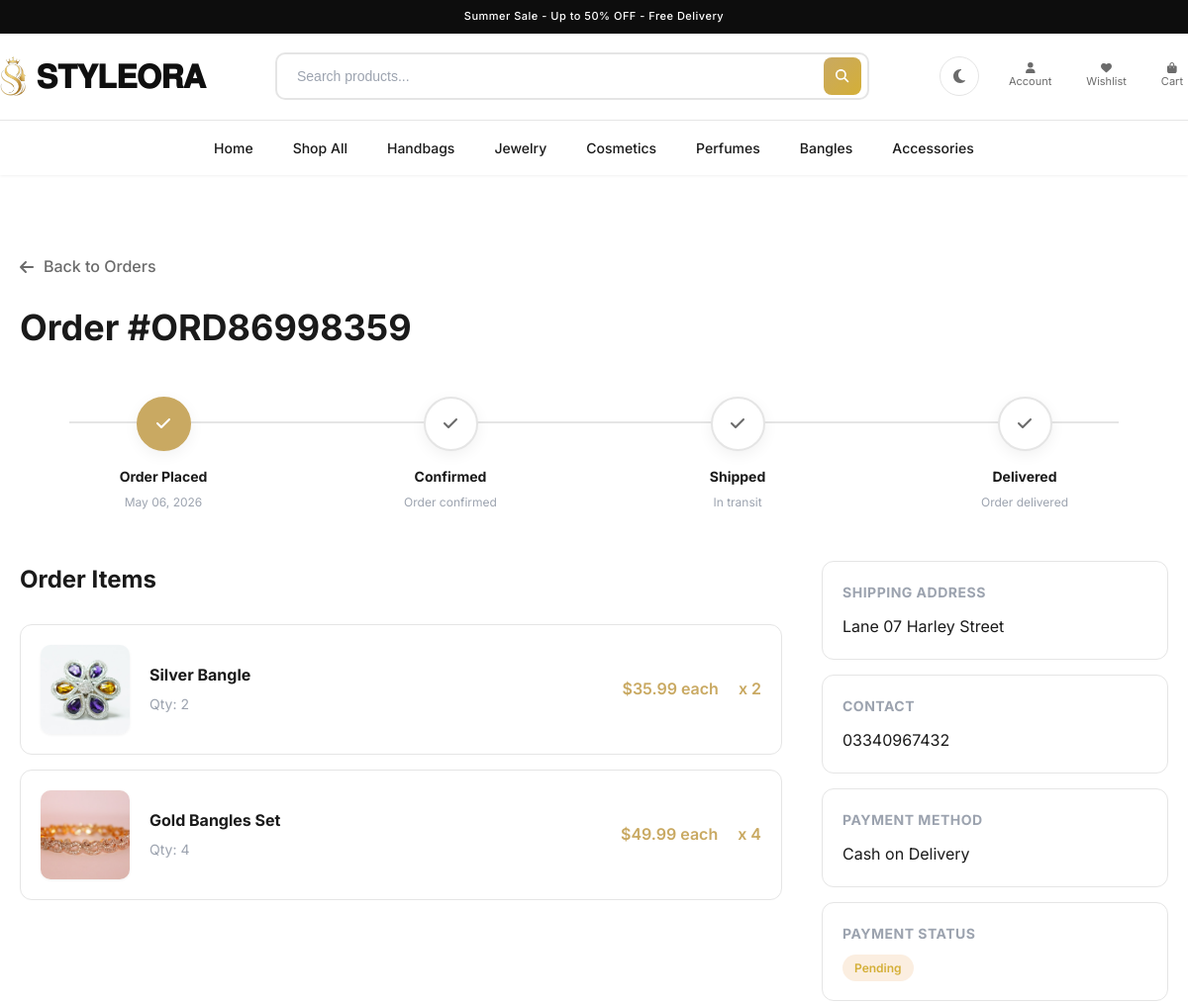
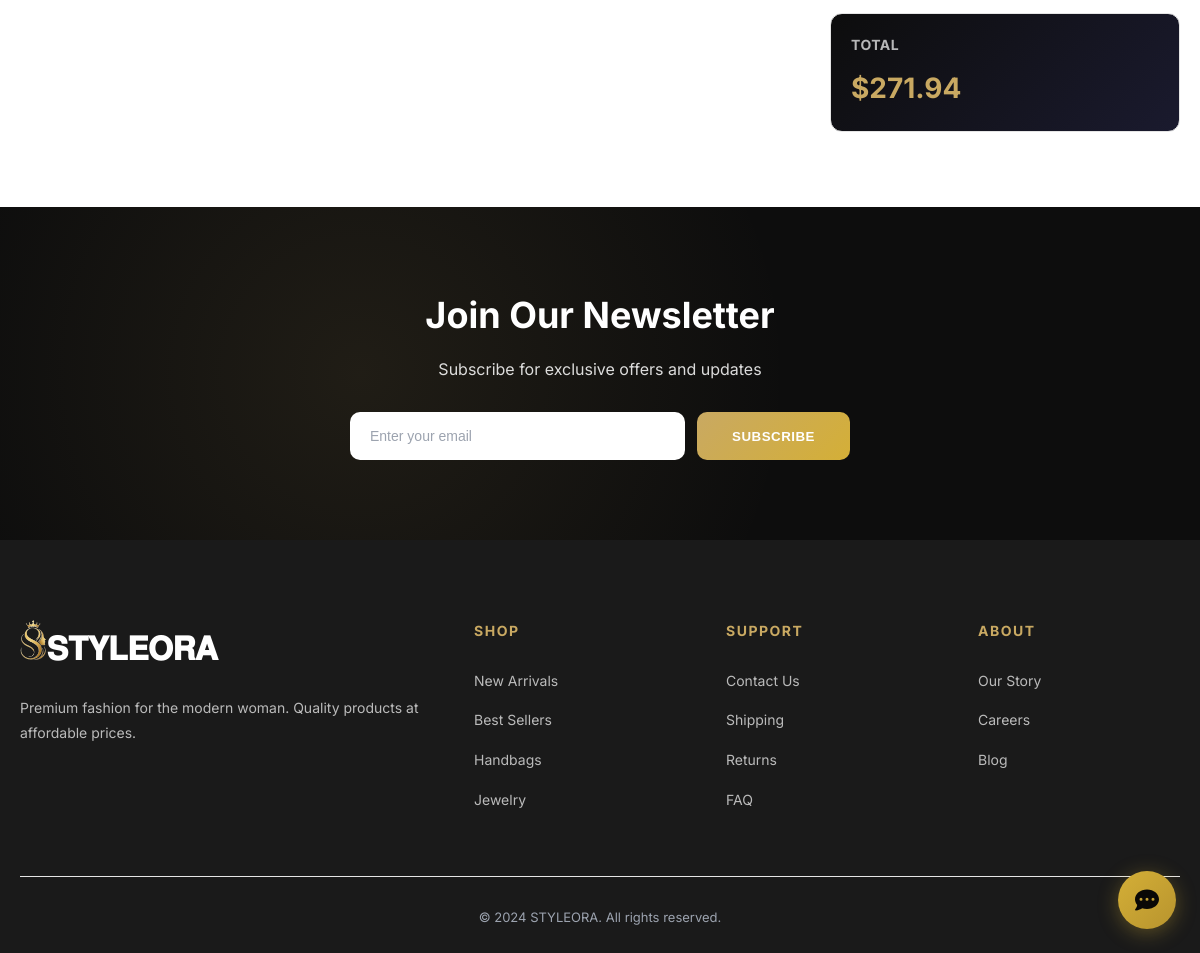
The page /order/ORD86998359/ (signed in) on the database its author committed (2 pictures, top to bottom).
### store/models.py (models this page shows, shortened)
class Order(models.Model):
    STATUS_CHOICES = [
        ('pending', 'Pending'),
        ('confirmed', 'Confirmed'),
        ('shipped', 'Shipped'),
        ('delivered', 'Delivered'),
        ('cancelled', 'Cancelled'),
    ]
    PAYMENT_STATUS = [
        ('pending', 'Pending'),
        ('paid', 'Paid'),
        ('failed', 'Failed'),
    ]
    PAYMENT_METHOD = [
        ('cod', 'Cash on Delivery'),
        ('online', 'Online Payment'),
    ]
    user = models.ForeignKey(User, on_delete=models.CASCADE, related_name='orders')
    order_number = models.CharField(max_length=20, unique=True)
    status = models.CharField(max_length=20, choices=STATUS_CHOICES, default='pending')
    payment_status = models.CharField(max_length=20, choices=PAYMENT_STATUS, default='pending')
    payment_method = models.CharField(max_length=20, choices=PAYMENT_METHOD, default='cod')
    total_amount = models.DecimalField(max_digits=10, decimal_places=2)
    shipping_address = models.TextField()
    phone = models.CharField(max_length=20)
    notes = models.TextField(blank=True)
    created_at = models.DateTimeField(auto_now_add=True)
    updated_at = models.DateTimeField(auto_now=True)
    class Meta:
        ordering = ['-created_at']

class OrderItem(models.Model):
    order = models.ForeignKey(Order, on_delete=models.CASCADE, related_name='items')
    product = models.ForeignKey(Product, on_delete=models.PROTECT)
    quantity = models.IntegerField(default=1)
    price = models.DecimalField(max_digits=10, decimal_places=2)

class Product(models.Model):
    name = models.CharField(max_length=200)
    slug = models.SlugField(unique=True)
    category = models.ForeignKey(Category, on_delete=models.CASCADE, related_name='products')
    description = models.TextField()
    price = models.DecimalField(max_digits=10, decimal_places=2)
    discount_price = models.DecimalField(max_digits=10, decimal_places=2, blank=True, null=True)
    image = models.ImageField(upload_to='products/')
    images = models.JSONField(default=list)
    stock = models.IntegerField(default=0)
    brand = models.CharField(max_length=100, blank=True)
    is_available = models.BooleanField(default=True)
    is_featured = models.BooleanField(default=False)
    is_trending = models.BooleanField(default=False)
    created_at = models.DateTimeField(auto_now_add=True)
    updated_at = models.DateTimeField(auto_now=True)
    class Meta:
        ordering = ['-created_at']

### store/views.py (the view)
# urls.py: path('order/<str:order_number>/', views.order_detail, name='order_detail'),
@login_required
def order_detail(request, order_number):
    order = get_object_or_404(Order, order_number=order_number, user=request.user)
    context = {'order': order}
    return render(request, 'store/order_detail.html', context)

### templates/store/order_detail.html (shortened to what this page needs)
{% extends 'store/base.html' %}
{% load static %}
{% block content %}
<section class="order-detail-page">
    <div class="container">
        <div class="order-header">
            <a href="{% url 'order_history' %}" class="back-link"><i class="fas fa-arrow-left"></i> Back to Orders</a>
            <h1>Order #{{ order.order_number }}</h1>
        </div>
        <div class="order-status-timeline">
            <div class="status-step {% if order.status != 'pending' %}completed{% endif %} {% if order.status == 'pending' %}active{% endif %}">
                <div class="step-icon"><i class="fas fa-check"></i></div>
                <div class="step-info">
                    <h3>Order Placed</h3>
                    <p>{{ order.created_at|date:"F d, Y" }}</p>
                </div>
            </div>
            <div class="status-step {% if order.status in 'confirmed,shipped,delivered' %}completed{% endif %} {% if order.status == 'confirmed' %}active{% endif %}">
                <div class="step-icon"><i class="fas fa-check"></i></div>
                <div class="step-info">
                    <h3>Confirmed</h3>
                    <p>Order confirmed</p>
                </div>
            </div>
            <div class="status-step {% if order.status in 'shipped,delivered' %}completed{% endif %} {% if order.status == 'shipped' %}active{% endif %}">
                <div class="step-icon"><i class="fas fa-check"></i></div>
                <div class="step-info">
                    <h3>Shipped</h3>
                    <p>In transit</p>
                </div>
            </div>
            <div class="status-step {% if order.status == 'delivered' %}completed{% endif %} {% if order.status == 'delivered' %}active{% endif %}">
                <div class="step-icon"><i class="fas fa-check"></i></div>
                <div class="step-info">
                    <h3>Delivered</h3>
                    <p>Order delivered</p>
                </div>
            </div>
        </div>
        <div class="order-layout">
            <div class="order-items-detail">
                <h2>Order Items</h2>
                {% for item in order.items.all %}
                <div class="order-item">
                    <img src="{{ item.product.image.url }}" alt="{{ item.product.name }}">
                    <div class="item-details">
                        <h3>{{ item.product.name }}</h3>
                        <p>Qty: {{ item.quantity }}</p>
                    </div>
                    <div class="item-price">${{ item.price }} each</div>
                    <div class="item-total">x {{ item.quantity }}</div>
                </div>
                {% endfor %}
            </div>
            <div class="order-info-sidebar">
                <div class="info-card">
                    <h3>Shipping Address</h3>
                    <p>{{ order.shipping_address }}</p>
                </div>
                <div class="info-card">
                    <h3>Contact</h3>
                    <p>{{ order.phone }}</p>
                </div>
                <div class="info-card">
                    <h3>Payment Method</h3>
                    <p>{{ order.get_payment_method_display }}</p>
                </div>
                <div class="info-card">
                    <h3>Payment Status</h3>
                    <span class="payment-status {{ order.payment_status }}">{{ order.get_payment_status_display }}</span>
                </div>
                <div class="info-card total-card">
                    <h3>Total</h3>
                    <span class="total-amount">${{ order.total_amount }}</span>
                </div>
            </div>
        </div>
    </div>
</section>
{% endblock %}

### templates/store/base.html (style rules this page uses)
* { margin: 0; padding: 0; box-sizing: border-box; }
:root { --primary: #0f0f0f; --primary-hover: #2a2a2a; --secondary: #c9a962; --accent: #d4af37; --accent-light: #e8c547; --success: #10b981; --danger: #dc2626; --bg: #ffffff; --bg-alt: #f8f8f8; --card-bg: #ffffff; --card-bg-alt: #f5f5f5; --section-alt: #f8f8f8; --light: #f8f8f8; --white: #ffffff; --text: #1a1a1a; --text-light: #6b6b6b; --text-muted: #9ca3af; --heading-fg: #0f0f0f; --link-fg: #c9a962; --link-hover: #d4af37; --btn-fg: #ffffff; --btn-fg-hover: #ffffff; --btn-outline-fg: #c9a962; --btn-dark-fg: #ffffff; --input-bg: #ffffff; --input-fg: #1a1a1a; --input-border: #d1d5db; --input-placeholder: #9ca3af; --input-focus-border: #c9a962; --input-focus-shadow: rgba(201, 169, 98, 0.15); --border: #e5e5e5; --border-light: #f0f0f0; --shadow-sm: 0 1px 3px rgba(0,0,0,0.06); --shadow-md: 0 4px 15px rgba(0,0,0,0.06); --shadow-lg: 0 8px 25px rgba(0,0,0,0.08); --shadow-gold: 0 4px 15px rgba(201, 169, 98, 0.15); --shadow-gold-lg: 0 8px 25px rgba(201, 169, 98, 0.3); --icon-color: #6b6b6b; --icon-hover: #c9a962; --badge-fg: #ffffff; --footer-bg: #1a1a1a; --footer-text: #ffffff; --footer-link: rgba(255,255,255,0.7); --hero-bg: #0d0d0d; --hero-text: #ffffff; --nav-link: #1a1a1a; --nav-link-hover: #c9a962; --nav-active: #c9a962; --selection-bg: #c9a962; --selection-fg: #ffffff; --scrollbar-track: #f0f0f0; --scrollbar-thumb: #c9a962; --overlay-bg: rgba(0,0,0,0.5); --gradient-overlay: linear-gradient(transparent, rgba(0,0,0,0.7)); --price-fg: #c9a962; --price-old: #9ca3af; --code-bg: #f5f5f5; --code-fg: #1a1a1a; --star-color: #c9a962; --toolbar-bg: #ffffff; --toggle-icon: '\f185'; }
::placeholder { color: var(--input-placeholder); opacity: 1; }
body { font-family: 'Inter', -apple-system, BlinkMacSystemFont, sans-serif; color: var(--text); background: var(--bg); line-height: 1.6; overflow-x: hidden; transition: background 0.3s, color 0.3s, border-color 0.3s; }
a { text-decoration: none; color: inherit; }
img { max-width: 100%; height: auto; }
.container { max-width: 1400px; margin: 0 auto; padding: 0 20px; }
:root { --chat-bg: #ffffff; --chat-header-bg: linear-gradient(135deg, #0a0806, #1a1410); --chat-header-fg: #d4af37; --chat-user-bg: #d4af37; --chat-user-fg: #ffffff; --chat-bot-bg: #f0ece4; --chat-bot-fg: #1a1a1a; --chat-input-bg: #f7f4ed; --chat-input-fg: #1a1a1a; --chat-input-border: #d4c5a0; --chat-shadow: rgba(0,0,0,0.15); --chat-close-fg: #ffffff; --chat-timestamp: #9ca3af; --chat-welcome-bg: linear-gradient(135deg, #f7f4ed, #ede8dd); }

### rows shown on the page
Order: order_number "ORD86998359", created_at "May 06, 2026", shipping_address "Lane 07 Harley Street", phone "03340967432", payment_method "Cash on Delivery", payment_status "Pending", total_amount "271.94"
OrderItem: product.image (picture), product.name "Silver Bangle", quantity "2", price "35.99"
OrderItem: product.image (picture), product.name "Gold Bangles Set", quantity "4", price "49.99"
